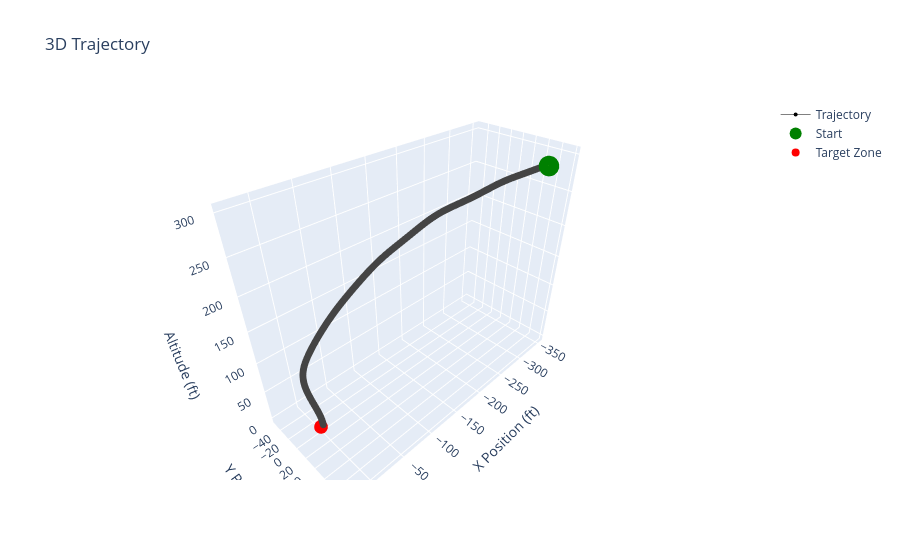
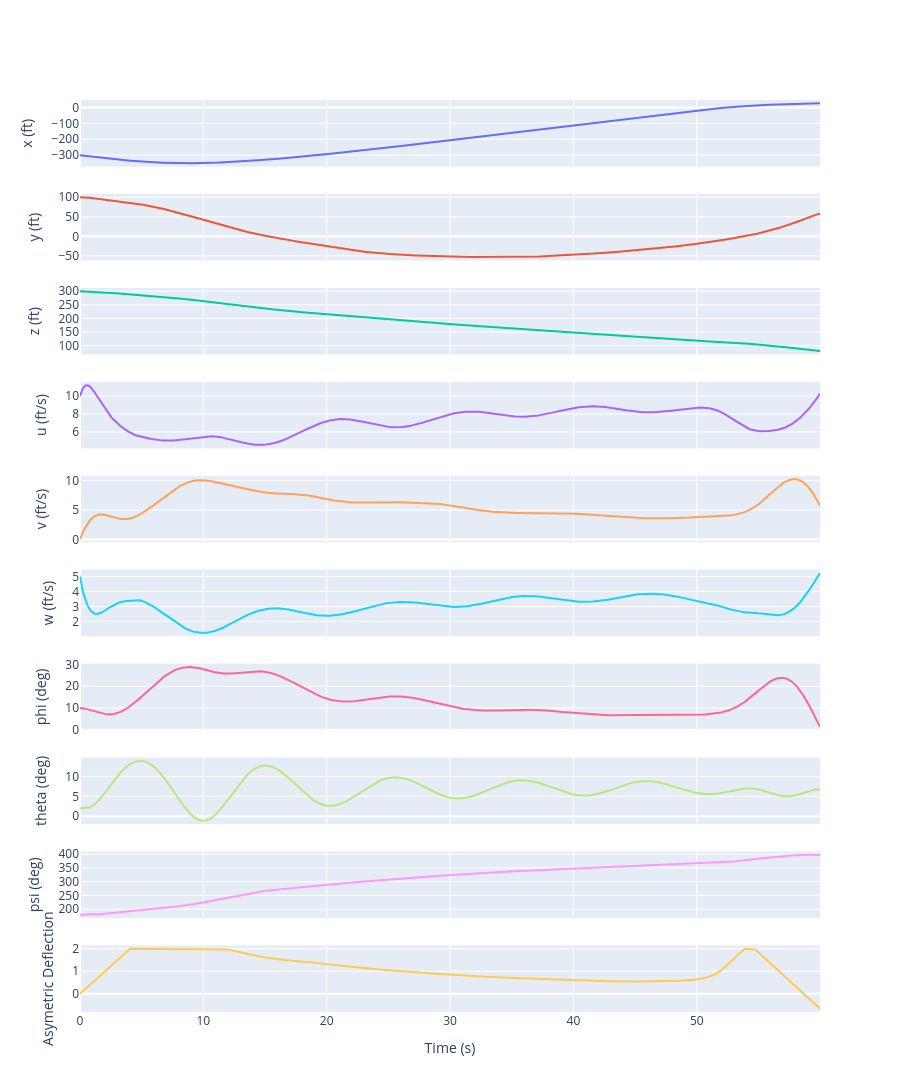

Write notebook code for charts like these, in order.
### Markdown cell above
### Plot Trajectory

### Code cell
# convert angles to degrees for plotting
for i in range(6, 12):
    xs = xs.at[:, i].set(xs[:, i] * RAD_TO_DEG)

# change z-coord to altitude
xs = xs.at[:, 2].set(-xs[:, 2] + 2 * xs[:, 2][0])

label_idx_to_plot = {
    "x (ft)": 0,
    "y (ft)": 1,
    "z (ft)": 2,
    "u (ft/s)": 3,
    "v (ft/s)": 4,
    "w (ft/s)": 5,
    "phi (deg)": 6,
    "theta (deg)": 7,
    "psi (deg)": 8,
    # "p (deg/s)": 9,
    # "q (deg/s)": 10,
    # "r (deg/s)": 11,
}
labels = list(label_idx_to_plot.keys())
indices = list(label_idx_to_plot.values())

plot_3D_traj(xs, ts)
plot_states(xs, labels, indices, us, ts)

# plot_jann_body(xs, ts)

### Figure 1 — Plotly figure (JSON) as saved in the notebook; plotly's stock layout.template omitted (floating-point values rounded to 4 significant figures; data arrays with more than 128 entries replaced by an {"elided": "..."} marker saying what was removed)
{"data": [{"hoverinfo": "text", "line": {"color": {"elided": "6001 float values"}, "colorscale": [[0, "#440154"], [0.1111, "#482878"], [0.2222, "#3e4989"], [0.3333, "#31688e"], [0.4444, "#26828e"], [0.5556, "#1f9e89"], [0.6667, "#35b779"], [0.7778, "#6ece58"], [0.8889, "#b5de2b"], [1, "#fde725"]], "width": 0.5}, "marker": {"size": 4}, "mode": "lines+markers", "name": "Trajectory", "text": {"elided": "6000 str values"}, "type": "scatter3d", "x": {"elided": "6001 float values"}, "y": {"elided": "6001 float values"}, "z": {"elided": "6001 float values"}}, {"hoverinfo": "text", "hovertext": "Start<br>Time: 0.00s", "marker": {"color": "green", "size": 12, "symbol": "circle"}, "mode": "markers", "name": "Start", "showlegend": true, "type": "scatter3d", "x": [-300], "y": [100], "z": [300]}, {"hovertext": "Target Zone Center", "marker": {"color": "red", "size": 8, "symbol": "circle"}, "mode": "markers", "name": "Target Zone", "type": "scatter3d", "x": [0], "y": [0], "z": [0]}], "layout": {"scene": {"aspectmode": "data", "xaxis": {"title": {"text": "X Position (ft)"}}, "yaxis": {"title": {"text": "Y Position (ft)"}}, "zaxis": {"title": {"text": "Altitude (ft)"}}}, "title": {"text": "3D Trajectory"}}}

### Figure 2 — Plotly figure (JSON) as saved in the notebook; plotly's stock layout.template omitted (floating-point values rounded to 4 significant figures; data arrays with more than 128 entries replaced by an {"elided": "..."} marker saying what was removed)
{"data": [{"name": "x (ft)", "type": "scatter", "x": {"elided": "6000 float values"}, "xaxis": "x", "y": {"elided": "6000 float values"}, "yaxis": "y"}, {"name": "y (ft)", "type": "scatter", "x": {"elided": "6000 float values"}, "xaxis": "x2", "y": {"elided": "6000 float values"}, "yaxis": "y2"}, {"name": "z (ft)", "type": "scatter", "x": {"elided": "6000 float values"}, "xaxis": "x3", "y": {"elided": "6000 float values"}, "yaxis": "y3"}, {"name": "u (ft/s)", "type": "scatter", "x": {"elided": "6000 float values"}, "xaxis": "x4", "y": {"elided": "6000 float values"}, "yaxis": "y4"}, {"name": "v (ft/s)", "type": "scatter", "x": {"elided": "6000 float values"}, "xaxis": "x5", "y": {"elided": "6000 float values"}, "yaxis": "y5"}, {"name": "w (ft/s)", "type": "scatter", "x": {"elided": "6000 float values"}, "xaxis": "x6", "y": {"elided": "6000 float values"}, "yaxis": "y6"}, {"name": "phi (deg)", "type": "scatter", "x": {"elided": "6000 float values"}, "xaxis": "x7", "y": {"elided": "6000 float values"}, "yaxis": "y7"}, {"name": "theta (deg)", "type": "scatter", "x": {"elided": "6000 float values"}, "xaxis": "x8", "y": {"elided": "6000 float values"}, "yaxis": "y8"}, {"name": "psi (deg)", "type": "scatter", "x": {"elided": "6000 float values"}, "xaxis": "x9", "y": {"elided": "6000 float values"}, "yaxis": "y9"}, {"name": "Control Input", "type": "scatter", "x": {"elided": "6000 float values"}, "xaxis": "x10", "y": {"elided": "6000 float values"}, "yaxis": "y10"}], "layout": {"height": 2000, "showlegend": false, "xaxis": {"anchor": "y", "domain": [0, 1], "matches": "x10", "showticklabels": false}, "xaxis10": {"anchor": "y10", "domain": [0, 1], "title": {"text": "Time (s)"}}, "xaxis2": {"anchor": "y2", "domain": [0, 1], "matches": "x10", "showticklabels": false}, "xaxis3": {"anchor": "y3", "domain": [0, 1], "matches": "x10", "showticklabels": false}, "xaxis4": {"anchor": "y4", "domain": [0, 1], "matches": "x10", "showticklabels": false}, "xaxis5": {"anchor": "y5", "domain": [0, 1], "matches": "x10", "showticklabels": false}, "xaxis6": {"anchor": "y6", "domain": [0, 1], "matches": "x10", "showticklabels": false}, "xaxis7": {"anchor": "y7", "domain": [0, 1], "matches": "x10", "showticklabels": false}, "xaxis8": {"anchor": "y8", "domain": [0, 1], "matches": "x10", "showticklabels": false}, "xaxis9": {"anchor": "y9", "domain": [0, 1], "matches": "x10", "showticklabels": false}, "yaxis": {"anchor": "x", "domain": [0.927, 1.0], "title": {"text": "x (ft)"}}, "yaxis10": {"anchor": "x10", "domain": [0, 0.073], "title": {"text": "Asymetric Deflection"}}, "yaxis2": {"anchor": "x2", "domain": [0.824, 0.897], "title": {"text": "y (ft)"}}, "yaxis3": {"anchor": "x3", "domain": [0.721, 0.794], "title": {"text": "z (ft)"}}, "yaxis4": {"anchor": "x4", "domain": [0.618, 0.691], "title": {"text": "u (ft/s)"}}, "yaxis5": {"anchor": "x5", "domain": [0.515, 0.588], "title": {"text": "v (ft/s)"}}, "yaxis6": {"anchor": "x6", "domain": [0.412, 0.485], "title": {"text": "w (ft/s)"}}, "yaxis7": {"anchor": "x7", "domain": [0.309, 0.382], "title": {"text": "phi (deg)"}}, "yaxis8": {"anchor": "x8", "domain": [0.206, 0.279], "title": {"text": "theta (deg)"}}, "yaxis9": {"anchor": "x9", "domain": [0.103, 0.176], "title": {"text": "psi (deg)"}}}}
